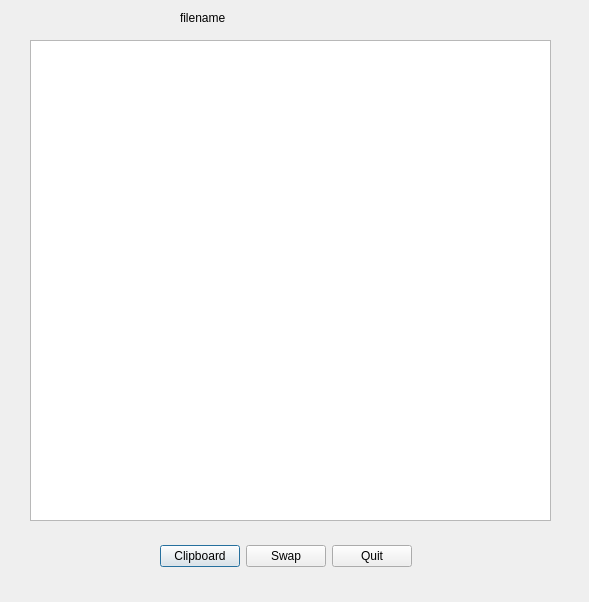
<?xml version="1.0" encoding="UTF-8"?>
<ui version="4.0">
 <class>adblogDialog</class>
 <widget class="QDialog" name="adblogDialog">
  <property name="geometry">
   <rect>
    <x>0</x>
    <y>0</y>
    <width>589</width>
    <height>602</height>
   </rect>
  </property>
  <property name="windowTitle">
   <string>Logfile Viewer</string>
  </property>
  <widget class="QTextBrowser" name="logBrowser">
   <property name="geometry">
    <rect>
     <x>30</x>
     <y>40</y>
     <width>521</width>
     <height>481</height>
    </rect>
   </property>
  </widget>
  <widget class="QLabel" name="logfileName">
   <property name="geometry">
    <rect>
     <x>180</x>
     <y>10</y>
     <width>201</width>
     <height>16</height>
    </rect>
   </property>
   <property name="text">
    <string>filename</string>
   </property>
  </widget>
  <widget class="QWidget" name="">
   <property name="geometry">
    <rect>
     <x>160</x>
     <y>540</y>
     <width>252</width>
     <height>32</height>
    </rect>
   </property>
   <layout class="QHBoxLayout" name="horizontalLayout">
    <item>
     <widget class="QPushButton" name="copyButton">
      <property name="text">
       <string>Clipboard</string>
      </property>
     </widget>
    </item>
    <item>
     <widget class="QPushButton" name="swapButton">
      <property name="text">
       <string>Swap</string>
      </property>
     </widget>
    </item>
    <item>
     <widget class="QPushButton" name="quitButton">
      <property name="text">
       <string>Quit</string>
      </property>
     </widget>
    </item>
   </layout>
  </widget>
 </widget>
 <resources/>
 <connections>
  <connection>
   <sender>quitButton</sender>
   <signal>clicked()</signal>
   <receiver>adblogDialog</receiver>
   <slot>close()</slot>
   <hints>
    <hint type="sourcelabel">
     <x>377</x>
     <y>555</y>
    </hint>
    <hint type="destinationlabel">
     <x>294</x>
     <y>300</y>
    </hint>
   </hints>
  </connection>
 </connections>
</ui>
